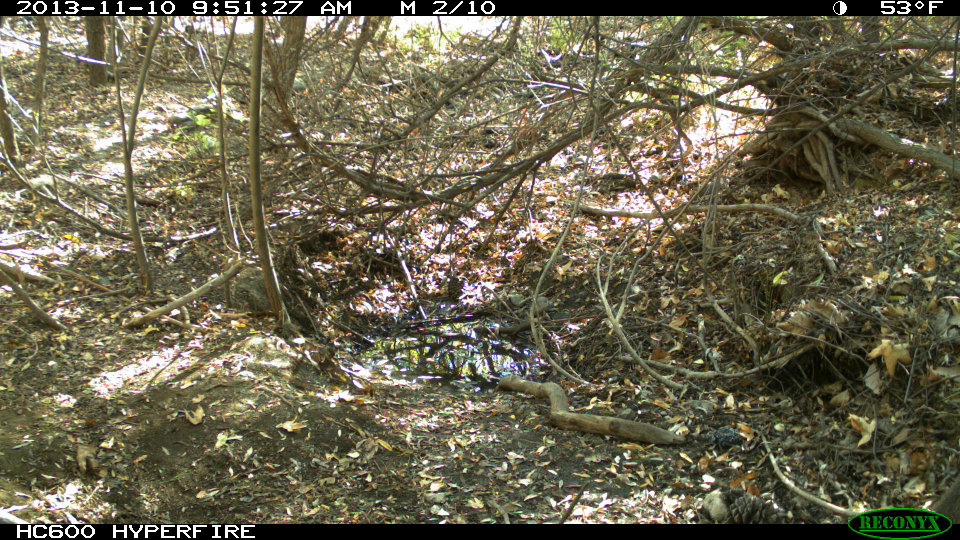
#> input picture compare_images/bases/FigCreekBright.JPG, 1920 x 1080 px (shown at 1/2 size)
$ python test.py bases/FigCreekBright.JPG bases/FigCreekDay.JPG   (Python 2 division)   (older library calls are emulated)
#> lines starting #> are read from the running program, lines starting #| are printed output that depends on the picture; after the words box and inside, x2 and y2 are one past the last pixel; in counts of white or black regions, pixels touching at a corner belong together; long printed decimals are rounded
### compare_images/categorize_pics.py
import argparse,datetime,imutils,time,cv2,sys,os,glob,math
#from matplotlib import pyplot as plt
from sklearn.cluster import KMeans
from scipy.spatial import distance as dist
from skimage.measure import compare_ssim as ssim
import matplotlib.pyplot as plt
import numpy as np

#library used by test.py and image_sim.py

DEBUG=True
index = {} #dictionary to hold the histograms
PIXEL_MAX = 255.0

def mse(imageA, imageB):
    '''
    The 'Mean Squared Error' between the two images is the
    sum of the squared difference between the two images;
    NOTE: the two images must have the same dimension
    '''
    err = np.sum((imageA.astype("float") - imageB.astype("float")) ** 2)
    err /= float(imageA.shape[0] * imageA.shape[1])

    # return the MSE, the lower the error, the more "similar"
    # the two images are
    #pnsr = peak signal to noise ratio
    if err == 0:
        pnsr = 100
    else:
	pnsr = 20 * math.log10(PIXEL_MAX / math.sqrt(err))
    return err,pnsr

def compare_images(imageA, imageB, title, plot=True):
	'''
        Compute the mean squared error and structural similarity
	index for the images
        '''
	m,p = mse(imageA, imageB)
	s = ssim(imageA, imageB)
        if DEBUG:
            print '\tMSE: {0} PNSR: {1} SSIM {2}'.format(m,p,s)
        if not plot:
            return m,p,s

	# setup the figure
	fig = plt.figure(title)
	plt.suptitle("MSE: %.2f, SSIM: %.2f" % (m, s))

	# show first image
	ax = fig.add_subplot(1, 2, 1)
	plt.imshow(imageA, cmap = plt.cm.gray)
	plt.axis("off")

	# show the second image
	ax = fig.add_subplot(1, 2, 2)
	plt.imshow(imageB, cmap = plt.cm.gray)
	plt.axis("off")

	# show the images
	plt.show()
        return m,p,s

# [80 lines left out: functions get_image, convert, get_clusters, main, not called in this run]


######################################
# [2 lines that do not run on import are left out]
######################################

### compare_images/test.py
import argparse,datetime,imutils,time,cv2,sys,os
import matplotlib.pyplot as plt
import categorize_pics

DEBUG=True
def convert(fname,blur=True):
    '''
    Read in then resize the frame, convert it to grayscale, and blur it and return it (type cv2.Mat)
    '''
#> called with fname = 'bases/FigCreekBright.JPG', blur = False
    frame = cv2.imread(fname)
#> frame is the input picture: shape (1080, 1920, 3); mean B, G, R 78.3, 101.7, 107
    frame = imutils.resize(frame, width=500)
#> frame: shape (281, 500, 3)
    frame = cv2.cvtColor(frame, cv2.COLOR_BGR2GRAY)
#> frame: shape (281, 500)
    if blur:
        frame = cv2.GaussianBlur(frame, (21, 21), 0)
    return frame

######################################
def main():
    '''
    '''

    parser = argparse.ArgumentParser(description='Image Processing')
    #required arguments
    parser.add_argument('base',action='store',help='base empty image')
    parser.add_argument('pic',action='store',help='image to compare to base')
    #optional arguments
    parser.add_argument('--blur','-b',action='store',default=False,type=bool,help='day threshold')
    parser.add_argument('--min_area','-m',action='store',default=500,type=int,help='minimum area to consider as a new creature in pixels')
    parser.add_argument('--thresh','-t',action='store',default=100,type=int,help='day threshold')
    parser.add_argument('--x1',action='store',default=0,type=int,help='top left x in pixels')
    parser.add_argument('--y1',action='store',default=0,type=int,help='top left y in pixels')
    parser.add_argument('--x2',action='store',default=0,type=int,help='bottom right x in pixels')
    parser.add_argument('--y2',action='store',default=0,type=int,help='bottom right y in pixels')
    args = parser.parse_args()

    base = convert(args.base,args.blur)
    #grab the original from test to draw the box on later
    basef = cv2.imread(args.base)
    basef = imutils.resize(basef, width=500)
    test = convert(args.pic,args.blur)
#> call 2 of convert, with fname = 'bases/FigCreekDay.JPG', blur = False
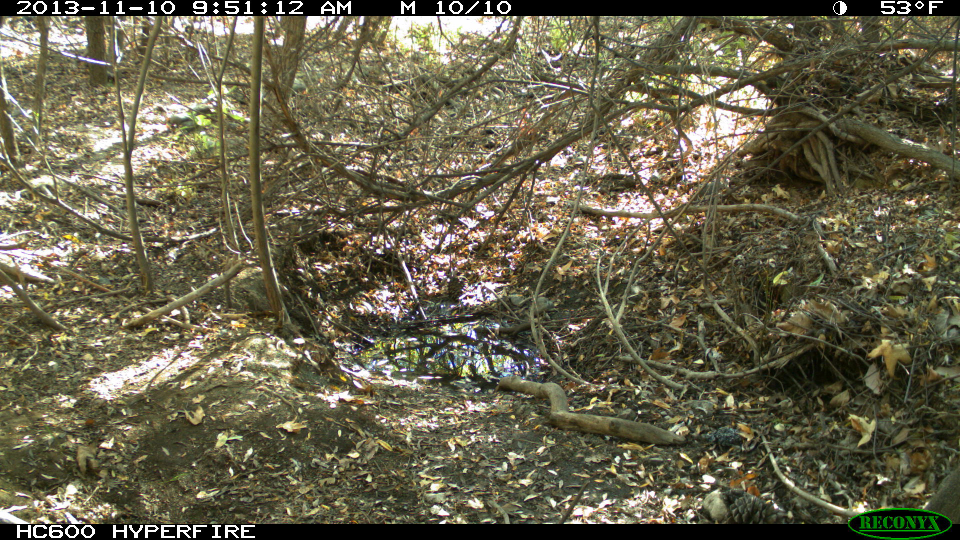
#> input picture compare_images/bases/FigCreekDay.JPG, 1920 x 1080 px (shown at 1/2 size)
#> in convert, frame is the input picture: shape (1080, 1920, 3); mean B, G, R 75, 98.1, 103.1
#> in convert (call 2), `frame = imutils.resize(frame, width=500)`:
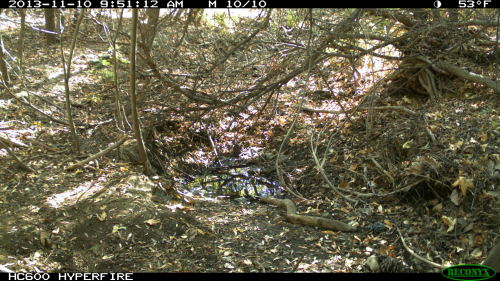
#> frame: shape (281, 500, 3); mean B, G, R 75, 98.1, 103.1
#> in convert (call 2), `frame = cv2.cvtColor(frame, cv2.COLOR_BGR2GRAY)`:
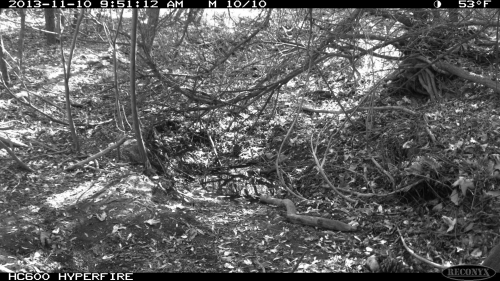
#> frame: shape (281, 500); min 0, max 255, mean 97
    #grab the original from test to draw the box on later
    frame = cv2.imread(args.pic)
    frame = imutils.resize(frame, width=500)

    ''' only if you want to look at them
    # initialize the figure
    fig = plt.figure("Images")
    images = ("Original", base), ("Contrast", test)

    # loop over the images
    for (i, (name, image)) in enumerate(images):
	    # show the image
	    ax = fig.add_subplot(1, 3, i + 1)
	    ax.set_title(name)
	    plt.imshow(image, cmap = plt.cm.gray)
	    plt.axis("off")

    # show the figure
    plt.show()
    '''

    # compare the images
    print 'Base vs Base:'
    categorize_pics.compare_images(base, base, "Original vs. Original",plot=False)
#> in mse, `err = np.sum((imageA.astype("float") - imageB.astype("float")) ** 2)`: err = 0
#> in compare_images, `m,p = mse(imageA, imageB)`: p = 100
#> in compare_images, `s = ssim(imageA, imageB)`: s = 1
#| 	MSE: 0.0 PNSR: 100 SSIM 1.0
    print 'Base vs Test:'
    categorize_pics.compare_images(base, test, "Original vs. Contrast",plot=False)
#| 	MSE: 175.001 PNSR: 25.700 SSIM 0.9565


    height, width = base.shape #binary images have no 3rd dim (channels)
#> height = 281; width = 500
    print 'Base height {0} and width {1}'.format(height,width)
#| Base height 281 and width 500
    #(0,0) is top left, x is left->right, y is top->bottom
    #(x1,y1) as the top-left vertex and (x2,y2) is bottom-right
    #width is set above to be 500 - which make height 281
    #x1=0; y1=0; x2=width; y2=height  #as it is now
    #tested for lisque dark
    #x1=50; y1=80; x2=width-50; y2=height
    #tested for figcreek day
    #x1=100; y1=50; x2=width-100; y2=250
    x1=args.x1; y1=args.y1; x2=args.x2; y2=args.y2  #as it is now
    if x2 == 0:
        x2 = width
#> x2 = 500
    if y2 == 0:
        y2 =height
#> y2 = 281
    roi = base[y1:y2, x1:x2]
    roinew = test[y1:y2, x1:x2]

    # compare the images
    print 'Base vs Base:'
    categorize_pics.compare_images(roi, roi, "Original vs. Original",plot=False)
#| 	MSE: 0.0 PNSR: 100 SSIM 1.0
    print 'Base vs Test:'
    categorize_pics.compare_images(roi, roinew, "Original vs. Contrast",plot=False)
#| 	MSE: 175.001 PNSR: 25.700 SSIM 0.9565

    if DEBUG:
        cv2.imshow("Base",basef)
        cv2.imshow("Test",frame)
        cv2.imshow("cropped", roi)
        cv2.imshow("cropped new", roinew)

    # compute the absolute difference between the base and new test image
    #frameDelta = cv2.absdiff(base, test)
    frameDelta = cv2.absdiff(roi, roinew)
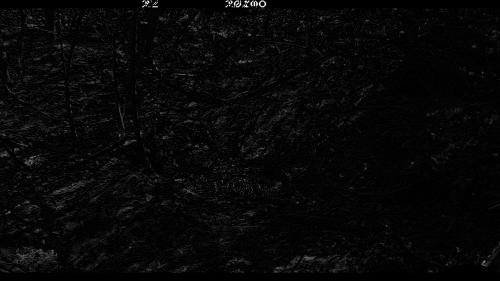
#> frameDelta: shape (281, 500); min 0, max 252, mean 7.4
    #these params can/should be tuned or our app!
    #thresh = cv2.threshold(frameDelta, 25, 255, cv2.THRESH_BINARY)[1]
    thresh = cv2.threshold(frameDelta, args.thresh, 255, cv2.THRESH_BINARY)[1]
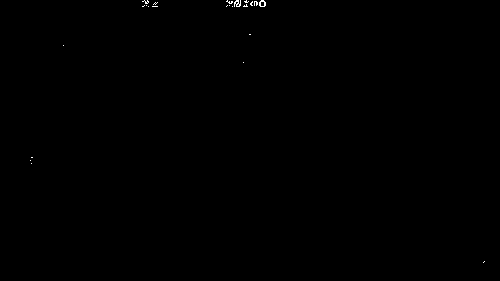
#> thresh: shape (281, 500); 0.11% white in thin lines or dots, all inside (x1, y1, x2, y2) = (30, 0, 485, 263)
    min_area = args.min_area

    # dilate the thresholded image to fill in holes, then find contours
    # on thresholded image
    thresh = cv2.dilate(thresh, None, iterations=2)
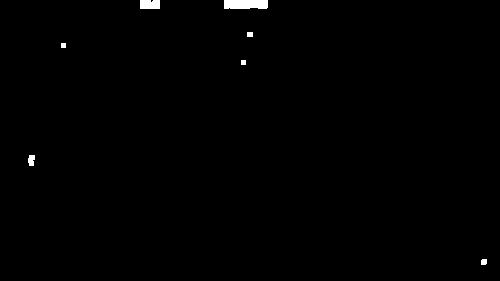
#> thresh: shape (281, 500); 0.53% white; 7 white regions
    #(cnts, _) = cv2.findContours(thresh.copy(), cv2.RETR_EXTERNAL, cv2.CHAIN_APPROX_SIMPLE)
    (_, cnts, _) = cv2.findContours(thresh.copy(), cv2.RETR_EXTERNAL, cv2.CHAIN_APPROX_SIMPLE)
#> cnts = 7 contours, 2 with area under 20; largest, box (x1, y1, x2, y2) and area: (224, 0, 268, 9) 334, (140, 0, 160, 9) 148, (28, 155, 35, 166) 48, (481, 259, 487, 265) 24, (247, 32, 253, 37) 20

    print 'min_area: {0}'.format(args.min_area)
    text = 'No Contours'
    # loop over the contours
    roinew = frame[y1:y2, x1:x2]
    for c in cnts:
	# if the contour is too small, ignore it
	if cv2.contourArea(c) < args.min_area:
	    continue

	# compute the bounding box for the contour, draw it on the frame,
	# and update the text
	(x, y, w, h) = cv2.boundingRect(c)
	#cv2.rectangle(frame, (x, y), (x + w, y + h), (0, 255, 0), 2)
	cv2.rectangle(roinew, (x, y), (x + w, y + h), (0, 255, 0), 2)
	text = "Occupied"
#> this loop made 7 passes
#> c on passes 3 to 5: [[241, 60], [241, 64], [245, 64], [245, 60]], [[61, 43], [61, 47], [65, 47], [65, 43]], [[247, 32], [247, 36], [252, 36], [252, 32]]

    # draw the text and timestamp on the frame
    #changed to roinew from frame
    cv2.putText(roinew, "Room Status: {}".format(text), (10, 20),
        cv2.FONT_HERSHEY_SIMPLEX, 0.5, (0, 0, 255), 2)
    cv2.putText(roinew, datetime.datetime.now().strftime("%A %d %B %Y %I:%M:%S%p"),
        (10, roinew.shape[0] - 10), cv2.FONT_HERSHEY_SIMPLEX, 0.35, (0, 0, 255), 1)
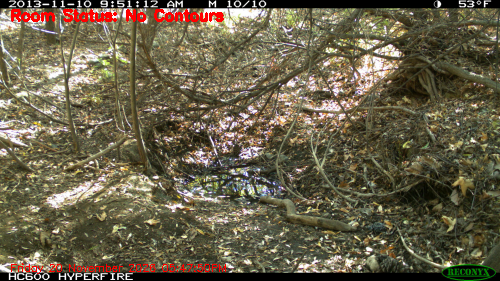
#> roinew: shape (281, 500, 3); mean B, G, R 73.5, 96.3, 104.6

    # show the frame and record if the user presses a key
    cv2.imshow("Security Feed", roinew)
    cv2.imshow("Thresh", thresh)
    cv2.imshow("Frame Delta", frameDelta)
    cv2.waitKey(0)

######################################
if __name__ == "__main__":
    main()
######################################
